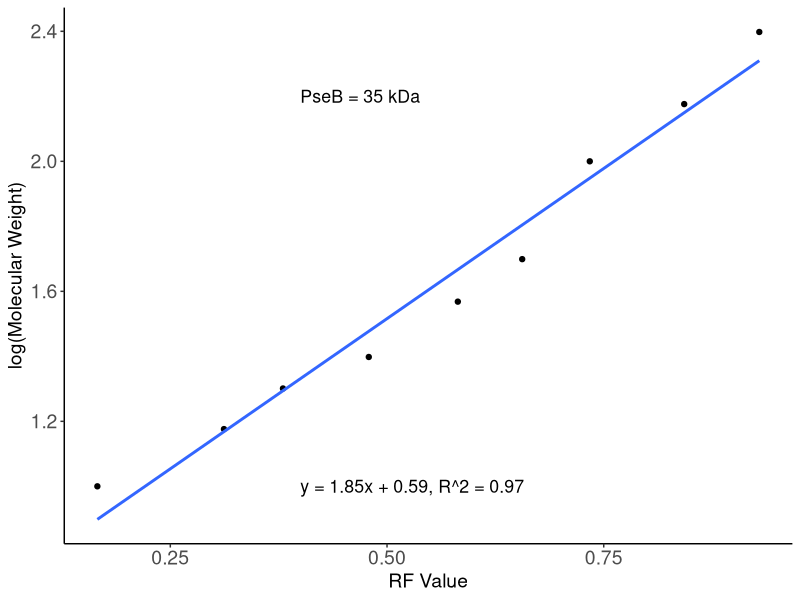
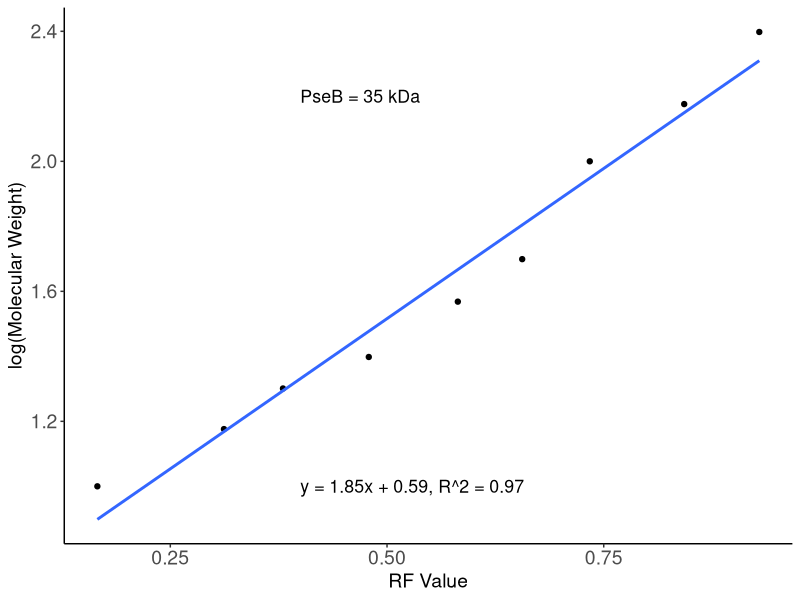

Reproduce these figures in R, in order.
#### Set up ####

##Packages
library(tidyverse)
library(readxl)

#function for me
specify_decimal <- function(x, k) trimws(format(round(x, k), nsmall=k))

#### Your inputs ####

##Loading in your data
#Input data under columns 'distance' and 'mw_kDa'
wb_ladder <- read_excel("project/Figuring out molecular weight.xlsx")

#Specifics 
protein_name <- "PseB"
solvent_front <- 8.08
protein_distance <- 3.92
plot_save_location <- "project/plots/"

#### Finding linear regression coefficents ########

#solvent front:
wb_ladder

#finding the rf
wb_ladder$rf <- (solvent_front-wb_ladder$distance)/solvent_front

#getting log(molecular weight)
wb_ladder$log_mw <- log10(wb_ladder$mw_kDa)

## linear regression

wb_ladder_lm <- lm(log_mw~rf, data=wb_ladder)

#finding the equation

sum_wb_ladder_lm <- summary(wb_ladder_lm)
sum_wb_ladder_coeff <- sum_wb_ladder_lm[["coefficients"]]

# y = log(mw)
# x = rf
# y = mx + c

mx <- sum_wb_ladder_lm$coefficients["rf","Estimate"]
c <- sum_wb_ladder_lm$coefficients["(Intercept)","Estimate"]
r2 <- sum_wb_ladder_lm[["adj.r.squared"]]
#R^2 = 0.9691

line_equation <- paste("y = ",
                       specify_decimal(mx,2),
                       "x + ",specify_decimal(c,2),
                       ", R^2 = ",
                       specify_decimal(r2,2), sep="")
line_equation

#### Finding my MW for PseB ####

#find rf

rf <- (solvent_front-protein_distance)/solvent_front
rf

#find log(mw)
log_Mw <- (mx*rf) + c
log_Mw

#mw
PseB_Mw <- 10^(log_Mw)
PseB_Mw


#### plotting the calibration curve ####
wb_ladder %>%
  ggplot(aes(x = rf, y=log_mw)) +
  geom_point() +
  geom_smooth(method = lm, se = F) +
  theme_classic() +
  annotate("text",x = 0.40, y=1, label = paste(line_equation), size = 4.5, hjust = 0) +
  annotate("text",x = 0.40, y=2.2, label = paste("PseB = 35 kDa"), size = 4.5, hjust = 0) +
  scale_y_continuous("log(Molecular Weight)") +
  scale_x_continuous("RF Value") +
  theme(axis.text=element_text(size=14),
        axis.title=element_text(size=14))


ggsave(paste(plot_save_location,protein_name,
             "_SDSPage_Mw.png",sep = ""),
       width= 1800,
       height= 2000,
       units="px")
